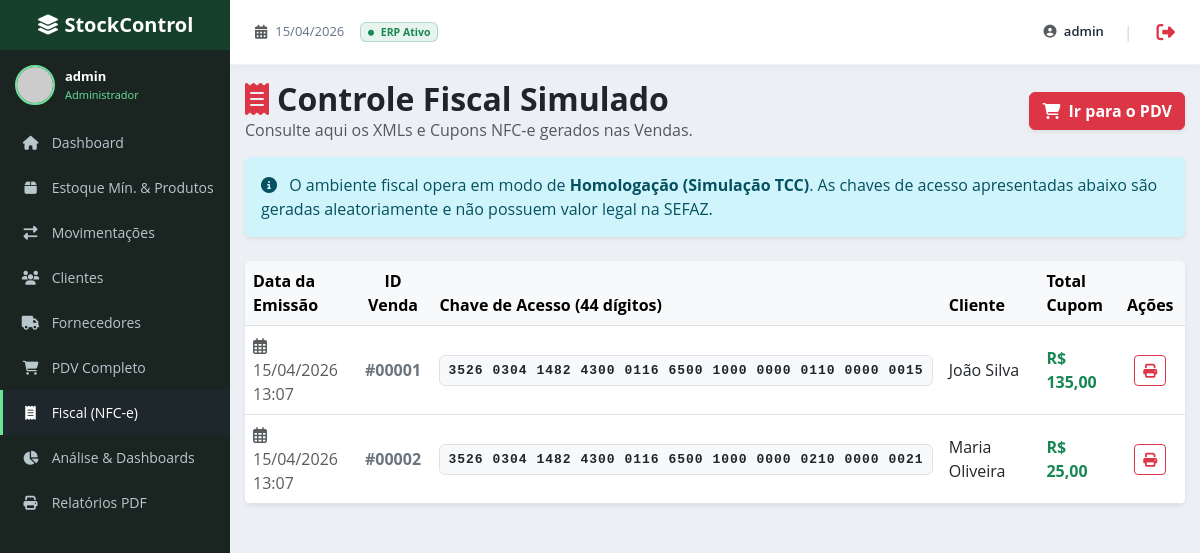
The app's page /fiscal.php (signed in) with its own data.
### tables this page shows
CREATE TABLE IF NOT EXISTS cupons_fiscais (
    id INT AUTO_INCREMENT PRIMARY KEY,
    venda_id INT NOT NULL,
    chave_acesso VARCHAR(44) NOT NULL UNIQUE,
    data_emissao DATETIME DEFAULT CURRENT_TIMESTAMP,
    FOREIGN KEY (venda_id) REFERENCES vendas(id) ON DELETE CASCADE
);

CREATE TABLE IF NOT EXISTS clientes (
    id INT AUTO_INCREMENT PRIMARY KEY,
    nome VARCHAR(255) NOT NULL,
    email VARCHAR(255),
    telefone VARCHAR(20),
    status ENUM('ativo', 'inativo') DEFAULT 'ativo',
    data_cadastro DATETIME DEFAULT CURRENT_TIMESTAMP
);

CREATE TABLE IF NOT EXISTS vendas (
    id INT AUTO_INCREMENT PRIMARY KEY,
    cliente_id INT,
    data_venda DATETIME DEFAULT CURRENT_TIMESTAMP,
    total DECIMAL(10,2) NOT NULL,
    forma_pagamento VARCHAR(50) NOT NULL,
    FOREIGN KEY (cliente_id) REFERENCES clientes(id) ON DELETE SET NULL
);

### fiscal.php (the view, shortened to what this page needs)
<?php
require_once 'db.php';
$sql = "SELECT cf.*, v.total, c.nome as cliente_nome
        FROM cupons_fiscais cf
        JOIN vendas v ON cf.venda_id = v.id
        LEFT JOIN clientes c ON v.cliente_id = c.id
        ORDER BY cf.data_emissao DESC";
$stmt = $pdo->query($sql);
$cupons = $stmt->fetchAll();
$totalCupons = count($cupons);
?>
<!DOCTYPE html>
<html lang="pt-BR">
<head>
    <link href="assets/css/bootstrap.min.css" rel="stylesheet">
    <link rel="stylesheet" href="assets/css/all.min.css">
    <link rel="stylesheet" href="style.css">
</head>
<body>
    <div class="sidebar-wrapper">
        <div class="sidebar-brand">
            <i class="fas fa-layer-group"></i> StockControl
        </div>
        <div class="sidebar-user">
            <?php
                $userName    = htmlspecialchars($_SESSION['user_name']   ?? 'UsuÃ¡rio');
                $userPerfil  = htmlspecialchars($_SESSION['user_perfil'] ?? 'gestor');
                $perfilLabel = match($userPerfil) {
                    'admin'  => 'Administrador',
                    'caixa'  => 'Operador de Caixa',
                    default  => 'Gestor'
                };
            ?>
            <img src="https://ui-avatars.com/api/?name=<?= urlencode($userName) ?>&background=2d6a4f&color=fff" width="40" height="40" alt="<?= $userName ?>" style="border-radius:50%;border:2px solid #6ae49b;">
            <div>
                <span class="d-block" style="font-size: 13px; font-weight: bold;"><?= $userName ?></span>
                <span class="d-block" style="font-size: 11px; color: #6ae49b;"><?= $perfilLabel ?></span>
            </div>
        </div>
        <ul class="sidebar-menu">
            <li><a href="index.php"><i class="fas fa-home"></i> Dashboard</a></li>
            <li><a href="produtos.php"><i class="fas fa-box"></i> Estoque Mín. & Produtos</a></li>
            <li><a href="movimentacoes.php"><i class="fas fa-exchange-alt"></i> Movimentações</a></li>
            <li><a href="clientes.php"><i class="fas fa-users"></i> Clientes</a></li>
            <li><a href="fornecedores.php"><i class="fas fa-truck"></i> Fornecedores</a></li>
            <li><a href="venda.php"><i class="fas fa-shopping-cart"></i> PDV Completo</a></li>
            <li><a href="fiscal.php" class="active"><i class="fas fa-receipt"></i> Fiscal (NFC-e)</a></li>
            <li><a href="analise.php"><i class="fas fa-chart-pie"></i> Análise & Dashboards</a></li>
            <li><a href="relatorio_pdf.php"><i class="fas fa-print"></i> Relatórios PDF</a></li>
        </ul>
    </div>
    <div class="main-panel">
        <div class="topbar">
            <div class="topbar-left">
                <i class="fas fa-calendar-alt text-muted me-2"></i> <span style="font-weight: 500; font-size: 13px;"><?= date('d/m/Y') ?></span>
                <span class="ms-3 badge bg-success bg-opacity-10 text-success border border-success border-opacity-25"><i class="fas fa-circle me-1" style="font-size: 6px; vertical-align: middle;"></i> ERP Ativo</span>
            </div>
            <div class="topbar-icons">
                <span class="user-name"><i class="fas fa-user-circle text-muted me-1"></i> <?= htmlspecialchars($_SESSION['user_name'] ?? '') ?></span>
                <span class="divider">|</span>
                <a href="logout.php" class="text-danger ms-1" title="Sair do Sistema" style="font-size: 1.15rem; transition: opacity 0.25s;" onmouseover="this.style.opacity='0.7'" onmouseout="this.style.opacity='1'"><i class="fas fa-sign-out-alt"></i></a>
            </div>
        </div>
<div class="content-header d-flex justify-content-between align-items-center">
            <div>
                <h2 class="fw-bold text-dark m-0"><i class="fas fa-receipt text-danger me-2"></i>Controle Fiscal Simulado</h2>
                <p class="text-muted m-0">Consulte aqui os XMLs e Cupons NFC-e gerados nas Vendas.</p>
            </div>
            <a href="venda.php" class="btn btn-danger fw-bold shadow-sm">
                <i class="fas fa-shopping-cart me-1"></i> Ir para o PDV
            </a>
        </div>
        <div class="content-body">
            <div class="alert alert-info border-0 shadow-sm mb-4">
                <i class="fas fa-info-circle me-2"></i> O ambiente fiscal opera em modo de <strong>Homologação (Simulação TCC)</strong>. As chaves de acesso apresentadas abaixo são geradas aleatoriamente e não possuem valor legal na SEFAZ.
            </div>
            <div class="card overflow-hidden shadow-sm border-0">
                <div class="card-body p-0">
                    <div class="table-responsive">
                        <table class="table table-hover mb-0 align-middle">
                            <thead class="table-light">
                                <tr>
                                    <th width="15%">Data da Emissão</th>
                                    <th width="10%" class="text-center">ID Venda</th>
                                    <th width="35%">Chave de Acesso (44 dígitos)</th>
                                    <th width="20%">Cliente</th>
                                    <th width="10%">Total Cupom</th>
                                    <th width="10%" class="text-center">Ações</th>
                                </tr>
                            </thead>
                            <tbody>
                                <?php if($totalCupons > 0): ?>
                                    <?php foreach($cupons as $cf): ?>
                                    <tr>
                                        <td><span class="text-muted"><i class="far fa-calendar-alt me-1"></i> <?= date('d/m/Y H:i', strtotime($cf['data_emissao'])) ?></span></td>
                                        <td class="text-center fw-bold text-secondary">#<?= str_pad($cf['venda_id'], 5, '0', STR_PAD_LEFT) ?></td>
                                        <td>
                                            <span class="badge bg-light text-dark border chave-acesso p-2">
                                                <?= preg_replace('/(\d{4})/', '$1 ', $cf['chave_acesso']) ?>
                                            </span>
                                        </td>
                                        <td><?= htmlspecialchars($cf['cliente_nome'] ?? 'Consumidor Final') ?></td>
                                        <td class="fw-bold text-success">R$ <?= number_format($cf['total'], 2, ',', '.') ?></td>
                                        <td class="text-center">
                                            <button class="btn btn-sm btn-outline-danger" title="Simular Impressão JSON/XML" onclick="alert('Emulação: O cupom fiscal impresso para a chave <?= $cf['chave_acesso'] ?> será gerado.')"><i class="fas fa-print"></i></button>
                                        </td>
                                    </tr>
                                    <?php endforeach; ?>
                                <?php else: ?>
                                    <tr><td colspan="6" class="text-center py-5 text-muted"><i class="fas fa-receipt fs-1 d-block mb-3 text-light"></i>Nenhum cupom fiscal emitido até o momento.</td></tr>
                                <?php endif; ?>
                            </tbody>
                        </table>
                    </div>
                </div>
            </div>
        </div>
    </div>
</body>
</html>

### style.css (style rules this page uses)
body { background-color: #ecf0f5; font-family: 'Open Sans', 'Helvetica Neue', Helvetica, Arial, sans-serif; margin: 0; }
.sidebar-wrapper { width: 230px; height: 100vh; background-color: #1a2421; position: fixed; top: 0; left: 0; overflow-y: auto; z-index: 1000; }
.sidebar-brand { height: 50px; line-height: 50px; background-color: #16402c; text-align: center; color: #FFFFFF; font-size: 20px; font-weight: bold; }
.sidebar-user { padding: 15px; color: white; display: flex; align-items: center; }
.sidebar-user img { border-radius: 50%; margin-right: 10px; border: 2px solid #3c8dbc; }
.sidebar-menu { list-style: none; margin: 0; padding: 0; }
.sidebar-menu a { display: block; color: #b8c7ce; padding: 12px 15px 12px 15px; text-decoration: none; font-size: 14px; border-left: 3px solid transparent; }
.sidebar-menu a.active { color: #ffffff; background: #1e282c; border-left-color: #6ae49b; }
.sidebar-menu a i { width: 25px; text-align: center; margin-right: 5px; }
.main-panel { margin-left: 230px; min-height: 100vh; }
.topbar { height: 65px; background-color: #ffffff; display: flex; align-items: center; justify-content: space-between; padding: 0 25px; color: #475569; box-shadow: 0 2px 10px rgba(0,0,0,0.03); border-bottom: 1px solid rgba(0,0,0,0.05); }
.topbar-left { display: flex; align-items: center; font-size: 14px; font-weight: 600; color: #64748b; }
.topbar-icons { display: flex; align-items: center; gap: 15px; }
.topbar-icons .divider { color: #cbd5e1; margin: 0 5px; }
.topbar-icons .user-name { color: #1e293b; font-weight: 600; font-size: 13px; }
.content-header { padding: 15px 15px 0 15px; }
.content-body { padding: 15px; }

### fiscal.php (style rules this page uses)
.chave-acesso { font-family: 'Courier New', Courier, monospace; letter-spacing: 1px; font-size: 13px; }

### records on screen
cupons_fiscais: data_emissao "15/04/2026 13:07", venda "00001", chave_acesso "3526 0304 1482 4300 0116 6500 1000 0000 0110 0000 0015", clientes.nome "João Silva", venda.total "135,00"
cupons_fiscais: data_emissao "15/04/2026 13:07", venda "00002", chave_acesso "3526 0304 1482 4300 0116 6500 1000 0000 0210 0000 0021", clientes.nome "Maria Oliveira", venda.total "25,00"

### other values on screen
$userName "admin"
$perfilLabel "Administrador"
$_SESSION['user_name'] "admin"
